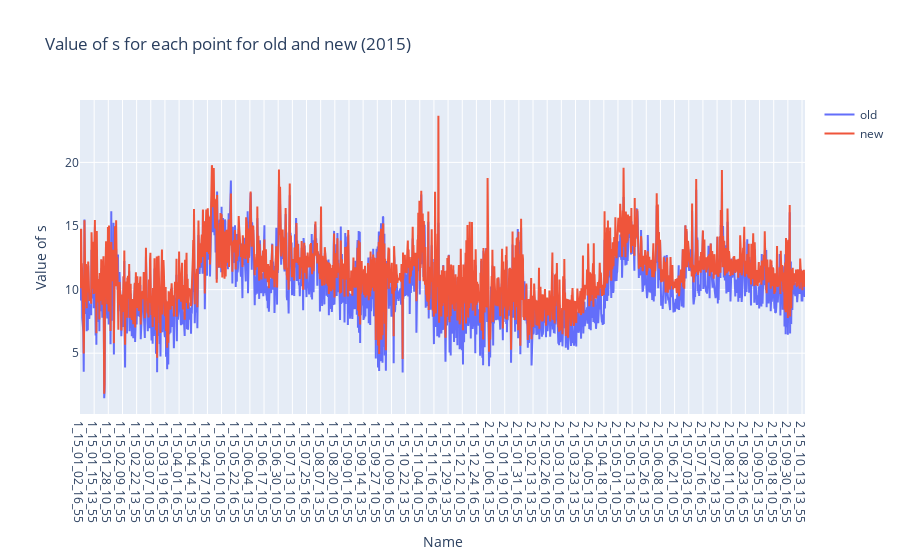
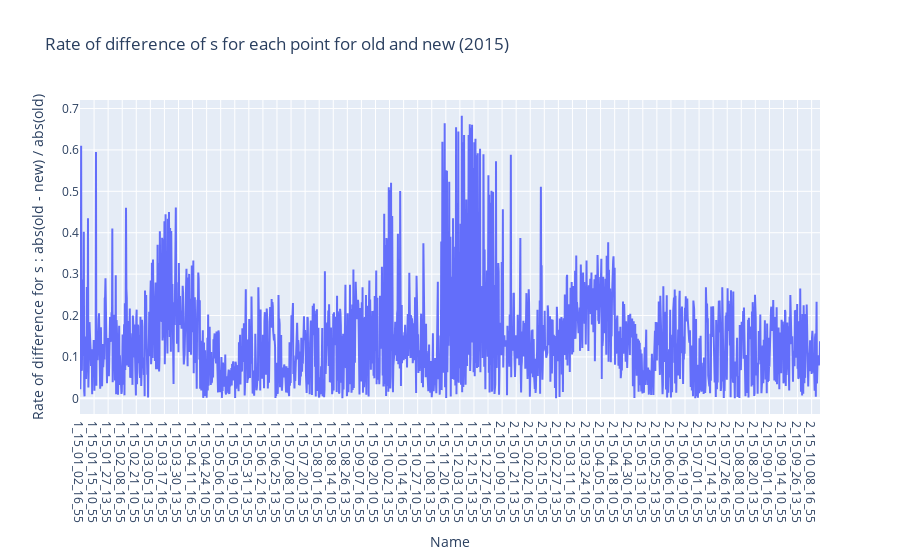
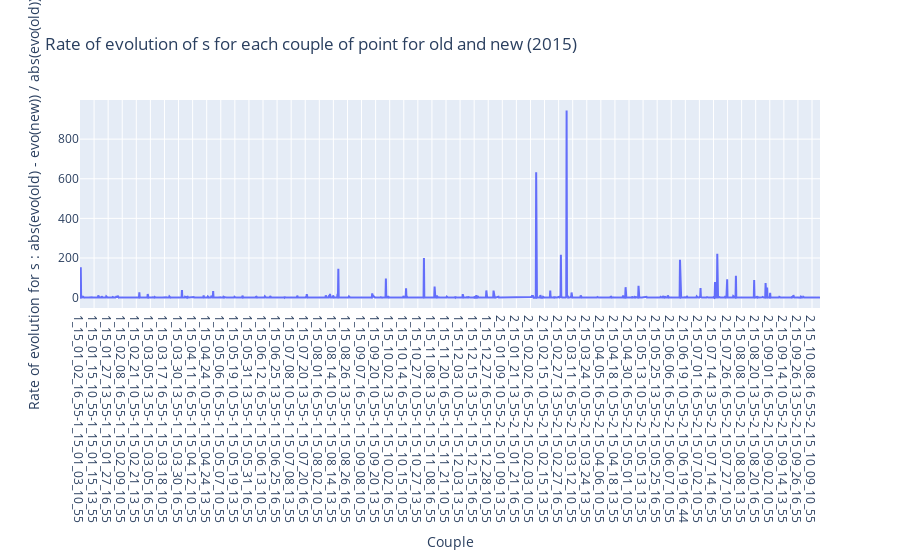

Notebook code for these charts, in order:
### Markdown cell above
## Plot s

### Code cell
plot_feature('s')

### Figure 1 — Plotly figure (JSON) as saved in the notebook; plotly's stock layout.template omitted (floating-point values rounded to 4 significant figures; data arrays with more than 128 entries replaced by an {"elided": "..."} marker saying what was removed)
{"data": [{"mode": "lines", "name": "old", "type": "scatter", "x": {"elided": "1947 str values"}, "y": {"elided": "1947 float values"}}, {"mode": "lines", "name": "new", "type": "scatter", "x": {"elided": "1947 str values"}, "y": {"elided": "1947 float values"}}], "layout": {"title": {"text": "Value of s for each point for old and new (2015)"}, "xaxis": {"title": {"text": "Name"}}, "yaxis": {"title": {"text": "Value of s"}}}}

### Figure 2 — Plotly figure (JSON) as saved in the notebook; plotly's stock layout.template omitted (floating-point values rounded to 4 significant figures; data arrays with more than 128 entries replaced by an {"elided": "..."} marker saying what was removed)
{"data": [{"mode": "lines", "type": "scatter", "x": {"elided": "1947 str values"}, "y": {"elided": "1947 float values"}}], "layout": {"title": {"text": "Rate of difference of s for each point for old and new (2015)"}, "xaxis": {"title": {"text": "Name"}}, "yaxis": {"title": {"text": "Rate of difference for s : abs(old - new) / abs(old)"}}}}

### Figure 3 — Plotly figure (JSON) as saved in the notebook; plotly's stock layout.template omitted (floating-point values rounded to 4 significant figures; data arrays with more than 128 entries replaced by an {"elided": "..."} marker saying what was removed)
{"data": [{"mode": "lines", "type": "scatter", "x": {"elided": "1946 str values"}, "y": {"elided": "1946 float values"}}], "layout": {"title": {"text": "Rate of evolution of s for each couple of point for old and new (2015)"}, "xaxis": {"title": {"text": "Couple"}}, "yaxis": {"title": {"text": "Rate of evolution for s : abs(evo(old) - evo(new)) / abs(evo(old))"}}}}
